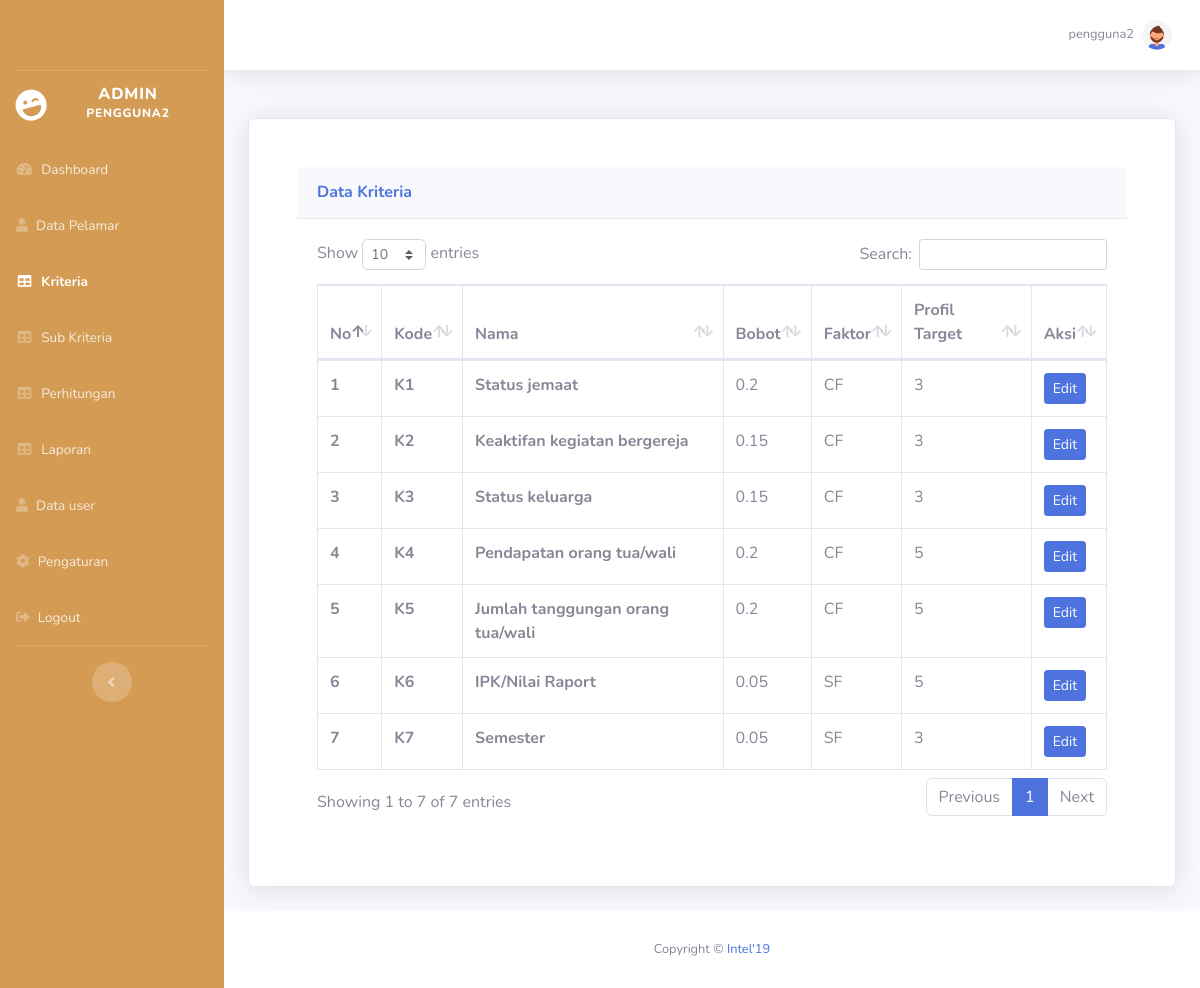
/admin/kriteria.php (signed in), run on the app's committed database.
### tables this page shows
CREATE TABLE `kriteria` (
  `id_kriteria` varchar(2) NOT NULL,
  `nama_kriteria` varchar(255) NOT NULL,
  `bobot_kriteria` float NOT NULL,
  `faktor` varchar(50) NOT NULL,
  `profile_target` int(11) NOT NULL
);

### config.php (called while the page is built, shortened)
<?php
function connectDatabase()
{
    $conn = new mysqli(DB_HOST, DB_USERNAME, DB_PASSWORD, DB_NAME);
    return $conn;
}
?>

### admin/functions/kriteria.php (called while the page is built, shortened)
<?php
require_once '../config.php';
class Kriteria{
    private $db;
    public function __construct()
    {
        $this->db = connectDatabase();
        $this->addKriteria();
    }
    public function getKriteria(){
        return $this->db->query("SELECT * FROM kriteria");
    }
    public function addKriteria(){
        $data_kriteria = [
            ["K1","Status jemaat",0.2,"CF",3],
            ["K2","Keaktifan kegiatan bergereja",0.15,"CF",3],
            ["K3","Status keluarga",0.15,"CF",3],
            ["K4","Pendapatan orang tua",0.2,"CF",5],
            ["K5","Jumlah tanggungan orang tua",0.2,"CF",5],
            ["K6","Raport pendidikan / Kartu Hasil Studi (KHS)",0.05,"SF",5],
            ["K7","Semester",0.05,"SF",3]
        ];
        foreach ($data_kriteria as $key => $kriteria) {
            $cekKriteria = $this->db->query("SELECT * FROM kriteria WHERE LOWER(nama_kriteria) = '".strtolower($kriteria[1])."' OR id_kriteria != '$kriteria[0]'");
        }
    }
}
$dataKriteria = new Kriteria();
?>

### admin/kriteria.php (the view, shortened to what this page needs)
<?php
require_once './header.php';
require_once './functions/kriteria.php';
$data_kriteria = $dataKriteria->getKriteria();
?>
<div class="row">
    <div class="col-lg-12">
        <div class="card shadow mb-4">
            <div class="justify-content-center p-5">
                <div class="card-header py-3">
                    <h6 class="m-0 font-weight-bold text-primary">Data Kriteria</h6>
                </div>
                <div class="card-body">
                    <div class="table-responsive">
                        <table class="table table-bordered" id="dataTable" width="100%" cellspacing="0">
                            <thead>
                                <tr>
                                    <th>No</th>
                                    <th>Kode</th>
                                    <th>Nama</th>
                                    <th>Bobot</th>
                                    <th>Faktor</th>
                                    <th>Profil Target</th>
                                    <th>Aksi</th>
                                </tr>
                            </thead>
                            <tbody>
                                <?php foreach ($data_kriteria as $key => $kriteria):?>
                                <tr>
                                    <th scope="row"><?=$key+1;?></th>
                                    <th><?=$kriteria['id_kriteria'];?></th>
                                    <th><?=$kriteria['nama_kriteria'];?></th>
                                    <td><?=$kriteria['bobot_kriteria'];?></td>
                                    <td><?=$kriteria['faktor'];?></td>
                                    <td><?=$kriteria['profile_target'];?></td>
                                    <td>
                                        <button type="button" data-target="#edit<?=$kriteria['id_kriteria'];?>"
                                            data-toggle="modal" class="btn btn-sm btn-primary">Edit</button>
                                    </td>
                                </tr>
                                <?php endforeach;?>
                            </tbody>
                        </table>
                    </div>
                </div>
            </div>
        </div>
    </div>
</div>
<?php require './footer.php';?>

### data on the page
kriteria: id_kriteria "K1", nama_kriteria "Status jemaat", bobot_kriteria "0.2", faktor "CF", profile_target "3"
kriteria: id_kriteria "K2", nama_kriteria "Keaktifan kegiatan bergereja", bobot_kriteria "0.15", faktor "CF", profile_target "3"
kriteria: id_kriteria "K3", nama_kriteria "Status keluarga", bobot_kriteria "0.15", faktor "CF", profile_target "3"
kriteria: id_kriteria "K4", nama_kriteria "Pendapatan orang tua/wali", bobot_kriteria "0.2", faktor "CF", profile_target "5"
kriteria: id_kriteria "K5", nama_kriteria "Jumlah tanggungan orang tua/wali", bobot_kriteria "0.2", faktor "CF", profile_target "5"
kriteria: id_kriteria "K6", nama_kriteria "IPK/Nilai Raport", bobot_kriteria "0.05", faktor "SF", profile_target "5"
kriteria: id_kriteria "K7", nama_kriteria "Semester", bobot_kriteria "0.05", faktor "SF", profile_target "3"

### other printed values
$_SESSION['username'] "PENGGUNA2"
$_SESSION['username'] "pengguna2"
